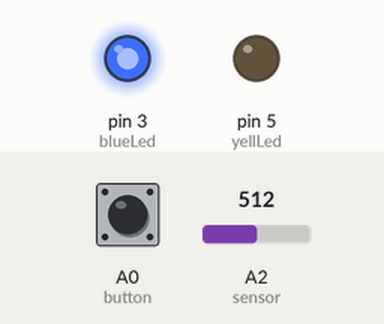
A sketch run on a simulated Arduino Uno, built with avr-gcc and run on an emulated ATmega328P. Shown: output pins drawn as LEDs (lit = HIGH). Inputs (shaded band) come from the test bench; at power-on: A0 (button) LOW, A2 (sensor) = 512.

Above: at 1.2 s.
1.3 s: A0 (button) pulled HIGH for 3.2 s
At 5.3 s:
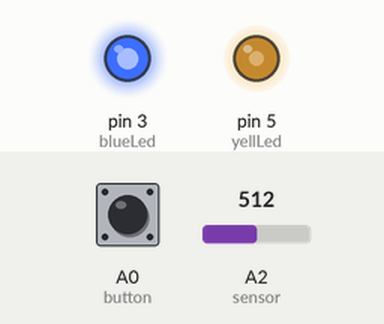
6.0 s: A2 (sensor) set to 194
7.5 s: A2 (sensor) set to 166
At 8.7 s:
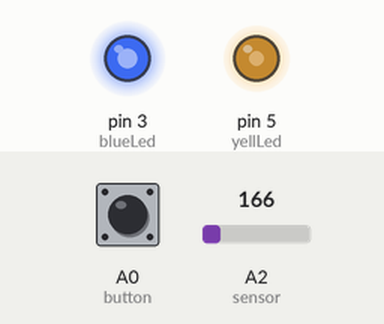
9.0 s: A0 (button) pulled HIGH for 0.15 s
At 9.9 s:
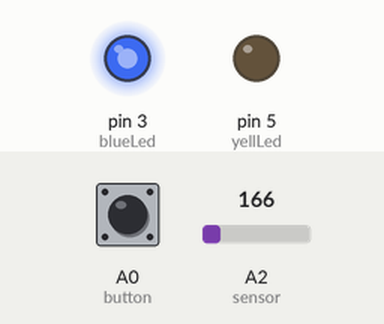
10.6 s: A0 (button) pulled HIGH for 1 s
At 11.5 s:
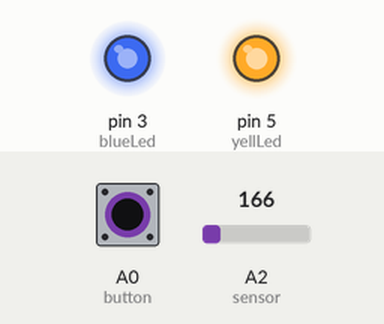
13.1 s: A2 (sensor) set to 122
At 14.2 s:
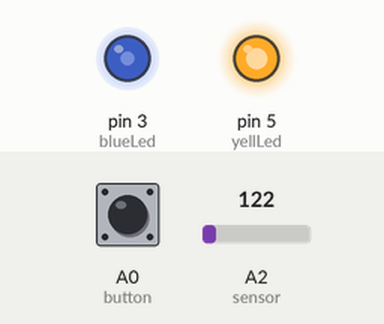
Timing chart, 0 to 15.6 s (numbered marks = the images above; inputs shaded):
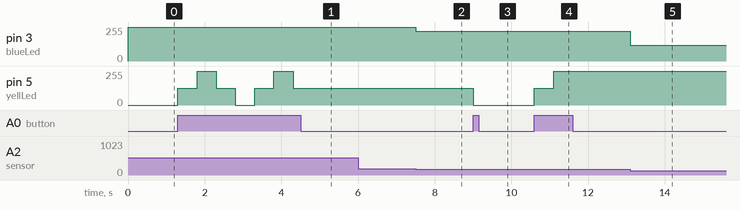

Measured:
- after the input at 1.3 s, pin 5 (yellLed): 0/255 → 125/255 at once, → 255/255 0.50 s later, → 125/255 0.50 s later, → 0/255 0.50 s later, … (7 changes in this stretch)
- after the input at 6.0 s, every drawn part: stays the same
- after the input at 7.5 s, pin 3 (blueLed): 255/255 → 222/255 at once
- after the input at 9.0 s, pin 5 (yellLed): 125/255 → 0/255 at once
- after the input at 10.6 s, pin 5 (yellLed): 0/255 → 125/255 at once, → 255/255 0.50 s later
- after the input at 13.1 s, pin 3 (blueLed): 222/255 → 120/255 at once

The sketch:

ledanalog.ino
```cpp
//Name: Shyngys Karishev
//NetID: sk8795
//The following code is making the led that uses analog brighter if the switch for blue led id pressed

// declaring the variables

const int blueLed = 3;
const int yellLed = 5;
const int sensor = A2;
const int button = A0;

// the setup routine runs once when you press reset:
void setup() {
  // initialize serial communication at 9600 bits per second:
  Serial.begin(9600);
  pinMode(sensor, INPUT);
  pinMode(button, INPUT);
  pinMode(blueLed, OUTPUT);
  pinMode(yellLed, OUTPUT);
}

// the loop routine runs over and over again forever:
int k = 0;


void loop() {
  // read the input on analog pin 2 and 0:
  int sensorValue = analogRead(sensor);
  int buttonValue = digitalRead(button);
  // print out the value you read:

  //the following if statements are needed to change the color of the yellow led.

  if (buttonValue == 1 && k == 0) {
    analogWrite(yellLed, 125);
    k=1;
    delay(500);
  }
  else if (buttonValue == 1 && k ==1) {
    digitalWrite(yellLed, HIGH);
    k=2;
    delay(500);
  }
  else if (buttonValue == 1 && k == 2) {
    analogWrite(yellLed, 125);
    k=3;
    delay(500);
  }
  else if (buttonValue == 1 && k == 3) {
    digitalWrite(yellLed, LOW);
    k=0;
    delay(500);
  }

  //70 and 180 are made because of observations
  sensorValue = constrain(sensorValue, 70, 180);

  int brightness = map(sensorValue, 70, 180, 0, 255);

  analogWrite(blueLed, brightness);

  delay(1);        // delay in between reads for stability
}
```
